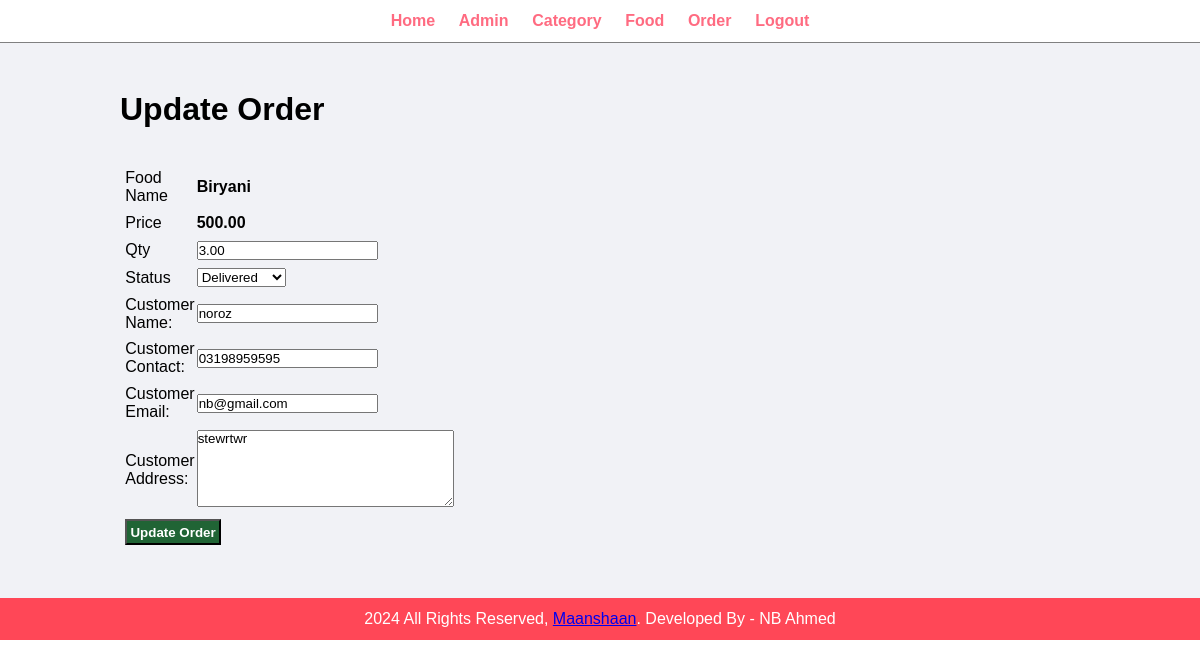
/admin/update-order.php?id=3 (signed in), run on the app's committed database.
### tables this page shows
CREATE TABLE `tbl_order` (
  `id` int(10) UNSIGNED NOT NULL,
  `food` varchar(150) NOT NULL,
  `price` decimal(10,2) NOT NULL,
  `qty` decimal(10,2) NOT NULL,
  `total` varchar(250) NOT NULL,
  `order_date` datetime NOT NULL,
  `status` varchar(50) NOT NULL,
  `customer_name` varchar(150) NOT NULL,
  `customer_contact` varchar(20) NOT NULL,
  `customer_email` varchar(150) NOT NULL,
  `customer_address` varchar(250) NOT NULL
);

### admin/update-order.php (the view, shortened to what this page needs)
<?php include('partials/menu.php');?>
<div class="main-content">
    <div class="wrapper">
        <h1>Update Order</h1>
        <br><br>
        <?php
           if(isset($_GET['id']))
           {
            $id = $_GET['id'];
            $sql = "SELECT * FROM tbl_order WHERE id=$id";
            $res  = mysqli_query($conn, $sql);
            $count = mysqli_num_rows($res);
            if($count == 1)
            {
                $row = mysqli_fetch_assoc($res);
                $food = $row['food'];
                $price = $row['price'];
                $qty = $row['qty'];
                $status = $row['status'];
                $customer_name = $row['customer_name'];
                $customer_contact = $row['customer_contact'];
                $customer_email = $row['customer_email'];
                $customer_address = $row['customer_address'];
            }
            else
            {
                header('location:'.SITEURL.'admin/manage-order.php');
            }
           }
           else
           {
               header('location:'.SITEURL.'admin/manage-order.php');
           }
        ?>
        <form action="" method="POST">
        <table class='tbl30'>
            <tr>
                <td>Food Name</td>
                <td><b><?php echo $food; ?></b></td>
            </tr>
            <tr>
                <td>Price</td>
                <td>
                    <b><?php echo $price; ?></b>
                </td>
            </tr>
            <tr>
                <td>Qty</td>
                <td>
                    <input type="number" name="qty" value="<?php echo $qty; ?>">
                </td>
            </tr>
            <tr>
                <td>Status</td>
                <td>
                    <select name="status">
                        <option <?php if($status=="Delivered"){echo "selected";} ?>  value="Delivered">Delivered</option>
                    </select>
                </td>
            </tr>
            <tr>
                <td>Customer Name: </td>
                <td>
                    <input type="text" name="customer_name" value="<?php echo $customer_name; ?>">
                </td>
            </tr>
            <tr>
                <td>Customer Contact: </td>
                <td>
                    <input type="text" name="customer_contact" value="<?php echo $customer_contact; ?>">
                </td>
            </tr>
            <tr>
                <td>Customer Email: </td>
                <td>
                    <input type="text" name="customer_email" value="<?php echo $customer_email; ?>">
                </td>
            </tr>
            <tr>
                <td>Customer Address: </td>
                <td>
                    <textarea name="customer_address" cols="30" rows="5"><?php echo $customer_address; ?></textarea>
                </td>
            </tr>
            <tr>
                <td colspan="2">
                    <input type="submit" name="submit" value="Update Order" class="btn-secondary">
                </td>
            </tr>
        </table>
        </form>
    </div>
</div>
<?php include('partials/footer1.php') ?>

### css/admin.css (style rules this page uses)
* { margin: 0; padding: 0; font-family: Arial, Helvetica, sans-serif; }
.wrapper { padding: 1%; width: 80%; margin: 0 auto; }
.tbl30 { width: 30%; }
table tr td { padding: 1%; }
.btn-secondary { background-color: #206435; padding: 1%; color: white; text-decoration: none; font-weight: bold; }
.main-content { background-color: #f1f2f6; padding: 3% 0; }

### data on the page
tbl_order: food "Biryani", price "500.00", qty "3.00", status "Delivered", customer_name "noroz", customer_contact "03198959595", customer_email "nb@gmail.com", customer_address "stewrtwr"
